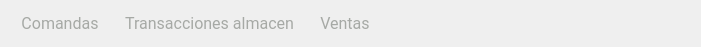
  <widget class="QWidget" name="widget" native="true">
   <property name="geometry">
    <rect>
     <x>320</x>
     <y>90</y>
     <width>701</width>
     <height>35</height>
    </rect>
   </property>
   <layout class="QHBoxLayout" name="horizontalLayout">
    <item>
     <widget class="QPushButton" name="btn_comandas">
      <property name="minimumSize">
       <size>
        <width>0</width>
        <height>25</height>
       </size>
      </property>
      <property name="font">
       <font>
        <family>Roboto</family>
        <pointsize>12</pointsize>
        <weight>50</weight>
        <bold>false</bold>
       </font>
      </property>
      <property name="cursor">
       <cursorShape>PointingHandCursor</cursorShape>
      </property>
      <property name="layoutDirection">
       <enum>Qt::LeftToRight</enum>
      </property>
      <property name="styleSheet">
       <string notr="true">*{
	border: none;
	color: #A6A9A5;
	margin-left: 10px;
	margin-right: 10px;
}

:hover{
	color: #585858;
}

</string>
      </property>
      <property name="text">
       <string>Comandas</string>
      </property>
     </widget>
    </item>
    <item>
     <widget class="QPushButton" name="btn_transacciones">
      <property name="minimumSize">
       <size>
        <width>0</width>
        <height>25</height>
       </size>
      </property>
      <property name="font">
       <font>
        <family>Roboto</family>
        <pointsize>12</pointsize>
        <weight>50</weight>
        <bold>false</bold>
       </font>
      </property>
      <property name="cursor">
       <cursorShape>PointingHandCursor</cursorShape>
      </property>
      <property name="layoutDirection">
       <enum>Qt::LeftToRight</enum>
      </property>
      <property name="styleSheet">
       <string notr="true">*{
	border: none;
	color: #A6A9A5;
	margin-left: 10px;
	margin-right: 10px;
}

:hover{
	color: #585858;
}
</string>
      </property>
      <property name="text">
       <string>Transacciones almacen</string>
      </property>
     </widget>
    </item>
    <item>
     <widget class="QPushButton" name="btn_ventas">
      <property name="minimumSize">
       <size>
        <width>0</width>
        <height>25</height>
       </size>
      </property>
      <property name="font">
       <font>
        <family>Roboto</family>
        <pointsize>12</pointsize>
        <weight>50</weight>
        <bold>false</bold>
       </font>
      </property>
      <property name="cursor">
       <cursorShape>PointingHandCursor</cursorShape>
      </property>
      <property name="layoutDirection">
       <enum>Qt::LeftToRight</enum>
      </property>
      <property name="styleSheet">
       <string notr="true">*{
	border: none;
	color: #A6A9A5;
	margin-left: 10px;
	margin-right: 10px;
}

:hover{
	color: #585858;
}

</string>
      </property>
      <property name="text">
       <string>Ventas</string>
      </property>
     </widget>
    </item>
    <item>
     <spacer name="horizontalSpacer">
      <property name="orientation">
       <enum>Qt::Horizontal</enum>
      </property>
      <property name="sizeHint" stdset="0">
       <size>
        <width>40</width>
        <height>20</height>
       </size>
      </property>
     </spacer>
    </item>
   </layout>
  </widget>
